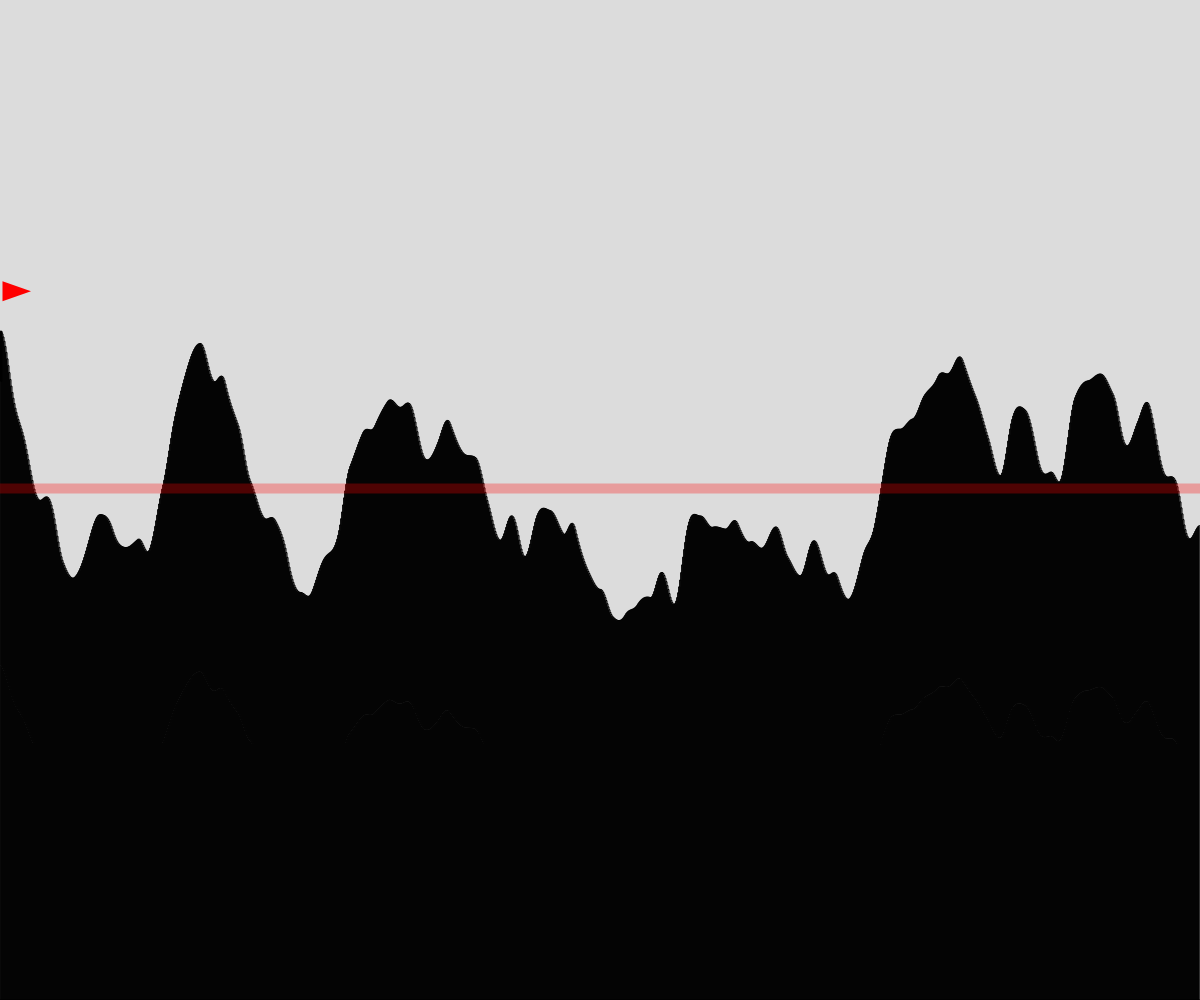
Frame 1 (no input)
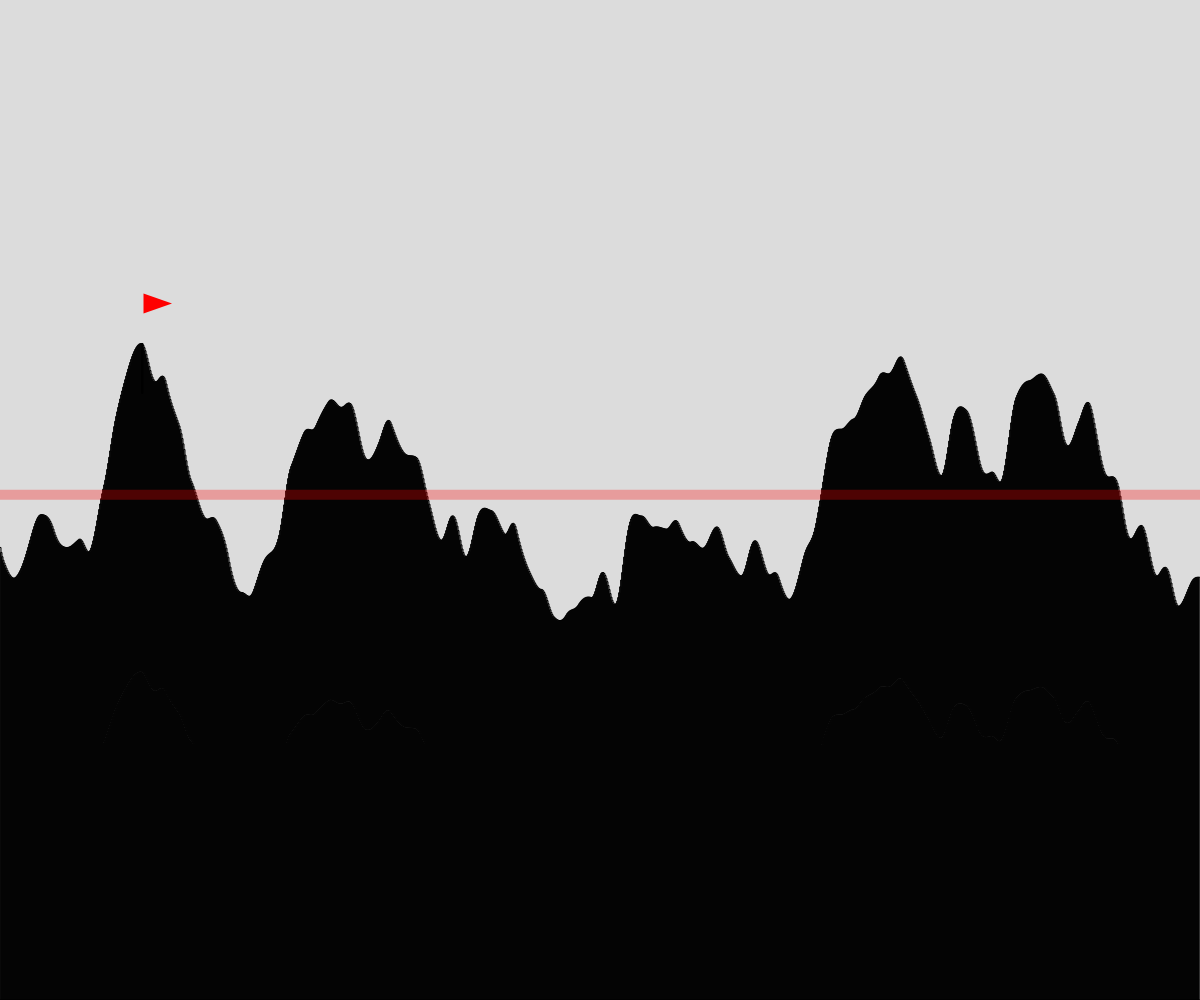
Frame 60 (no input)
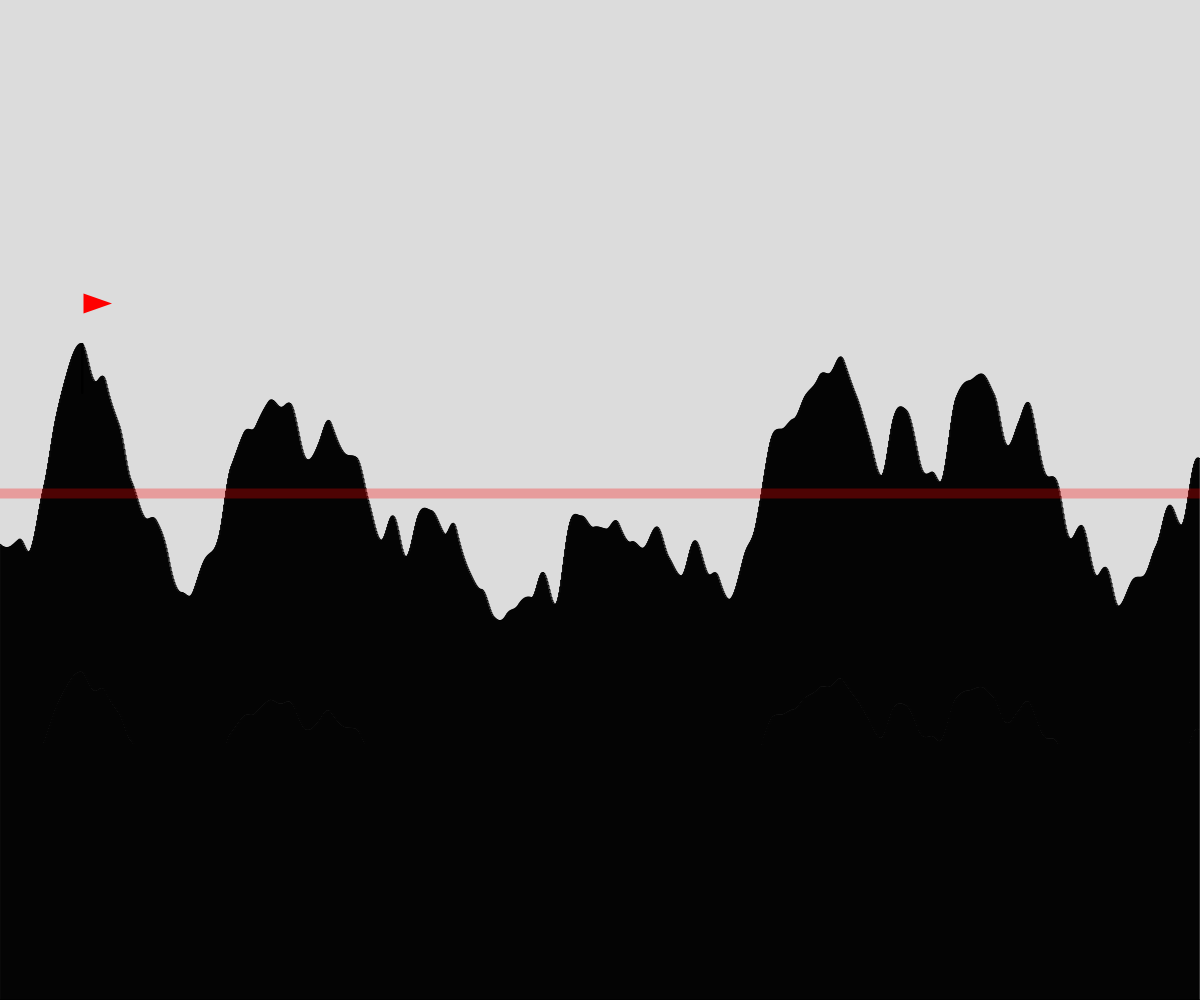
Frame 120 (the mouse pressed at the canvas centre since frame 60)

The p5.js sketch that drew these frames (run headless with seeded random() and noise() and a simulated clock; from frame 60 on, the mouse is pressed at the canvas centre):

// p5.js sketch
// ── sketch.js
// Perlin Noise Project
// Adrian Chan
// September 29, 2025

// GLOBAL VARIABLES
let rectWidth = 1;
let noiseTime = 0;
let noiseStart
let noiseOff = 0.01;

function setup() {
  createCanvas(windowWidth, windowHeight);
  noiseStart = noiseTime;
  stroke(0);
}

function draw() {
  //frameRate(0.1);
  background(220);
  generateTerrain();
  
}

function keyPressed(){
  // Check if any key is being pressed
  if (keyCode === 37){
    if (rectWidth > 1){
      rectWidth -= 1;
    }
    
  }
  if (keyCode === 39){
    if (rectWidth < 10){
      rectWidth += 1;
    }
    
  }
}

function generateTerrain(){
  // Use a loop to generate and draw several rectangles side to side to look like 2D terrain
  stroke(0);
  noFill();
  rectMode(CORNERS);
  highestPeak = 0
  peakX = 0;
  peakY = 0;
  sumY = 0;
  averageY = 0;

  for(let x=0; x< width; x+=rectWidth){
    // Generate random height
    // Change from random to noise
    rectHeight = noise(noiseTime);
    rectHeight = map(rectHeight, 0, 1, height*0.2, height*0.9);
    
    // Calculate the upper-right corner of rect
    let x2 = x + rectWidth;
    let y2 = height - rectHeight;

    // Check for highest peak
    if (rectHeight > highestPeak){
      highestPeak = rectHeight;
      peakX = x2 + rectWidth/2 - 0.5;
      peakY = y2;
    }

    // Calculate the average height of each peak in frame
    sumY += rectHeight
    averageY = sumY/x

    // Draw the rectngle
    rect(x, height, x2, y2);

    // Change the noise() value
    noiseTime += noiseOff;
  }

  // Call the function to draw the average line
  drawAverage(averageY)

  // Call the function to draw flag on the peak
  drawFlag(peakX, peakY);

  // Set noiseTime to 1 frame after
  noiseStart += noiseOff;
  noiseTime = noiseStart;

}

function drawFlag(x, y){
  // Create the flag on the peak
  rectMode(CORNER);
  stroke(0);
  fill(0);
  rect(x, y, 1, height*-0.05);
  noStroke();
  fill(255, 0, 0)
  triangle(x+1.5, y+height*-0.05, x+1.5, y+height*-0.03, x+height*0.03, y+height*-0.04);
}

function drawAverage(y){
  // Create a line at the average height of all peaks
  rectMode(CENTER);
  noStroke();
  fill(255, 0, 0, 75);
  rect(width/2, height-y, width, height*0.01)
}
